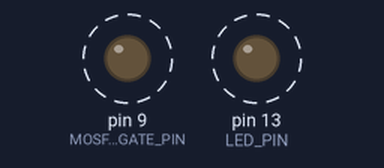
The sketch below on a simulated Arduino Uno, built with avr-gcc and run on an emulated ATmega328P. Parts: output pins drawn as LEDs (lit = HIGH). Dashed ring = blinking. What the sketch prints to the serial monitor is not drawn.

Above: at 1.7 s.
Timing chart, 0 to 4.1 s (numbered marks = the images above):
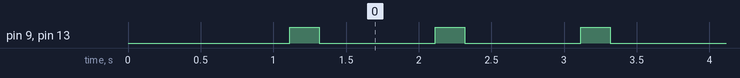

Measured:
- by itself, pin 9 (MOSFET_GATE_PIN), pin 13 (LED_PIN): alternates HIGH for 0.20 s and LOW for 0.80 s

The sketch:

fuel_injector_driver.ino
```cpp
const int MOSFET_GATE_PIN = 9;

const float FREQUENCY_HZ    = 1.0;
const float DUTY_CYCLE_PCT  = 20.0;


const unsigned long PERIOD_MS   = (unsigned long)(1000.0 / FREQUENCY_HZ);
const unsigned long ON_TIME_MS  = (unsigned long)(PERIOD_MS * DUTY_CYCLE_PCT / 100.0);
const unsigned long OFF_TIME_MS = PERIOD_MS - ON_TIME_MS;


const int LED_PIN = 13;

void setup() {
  pinMode(MOSFET_GATE_PIN, OUTPUT);
  pinMode(LED_PIN,         OUTPUT);

  digitalWrite(MOSFET_GATE_PIN, LOW);
  digitalWrite(LED_PIN,         LOW);

  Serial.begin(9600);
  Serial.println("Fuel Injector Driver Ready");
  Serial.print("Frequency  : "); Serial.print(FREQUENCY_HZ);  Serial.println(" Hz");
  Serial.print("Period     : "); Serial.print(PERIOD_MS);      Serial.println(" ms");
  Serial.print("ON  time   : "); Serial.print(ON_TIME_MS);     Serial.println(" ms");
  Serial.print("OFF time   : "); Serial.print(OFF_TIME_MS);    Serial.println(" ms");
  Serial.print("Duty cycle : "); Serial.print(DUTY_CYCLE_PCT); Serial.println(" %");
  Serial.println("=====================================");

  delay(1000);
}

void loop() {

  digitalWrite(MOSFET_GATE_PIN, HIGH);
  digitalWrite(LED_PIN,         HIGH);
  Serial.print("INJECTOR HAS OPENED  | t = ");
  Serial.print(millis());
  Serial.println(" ms");

  delay(ON_TIME_MS);

  digitalWrite(MOSFET_GATE_PIN, LOW);
  digitalWrite(LED_PIN,         LOW);
  Serial.print("    INJECTOR CLOSED | t = ");
  Serial.print(millis());
  Serial.println(" ms");

  delay(OFF_TIME_MS);
}
```
